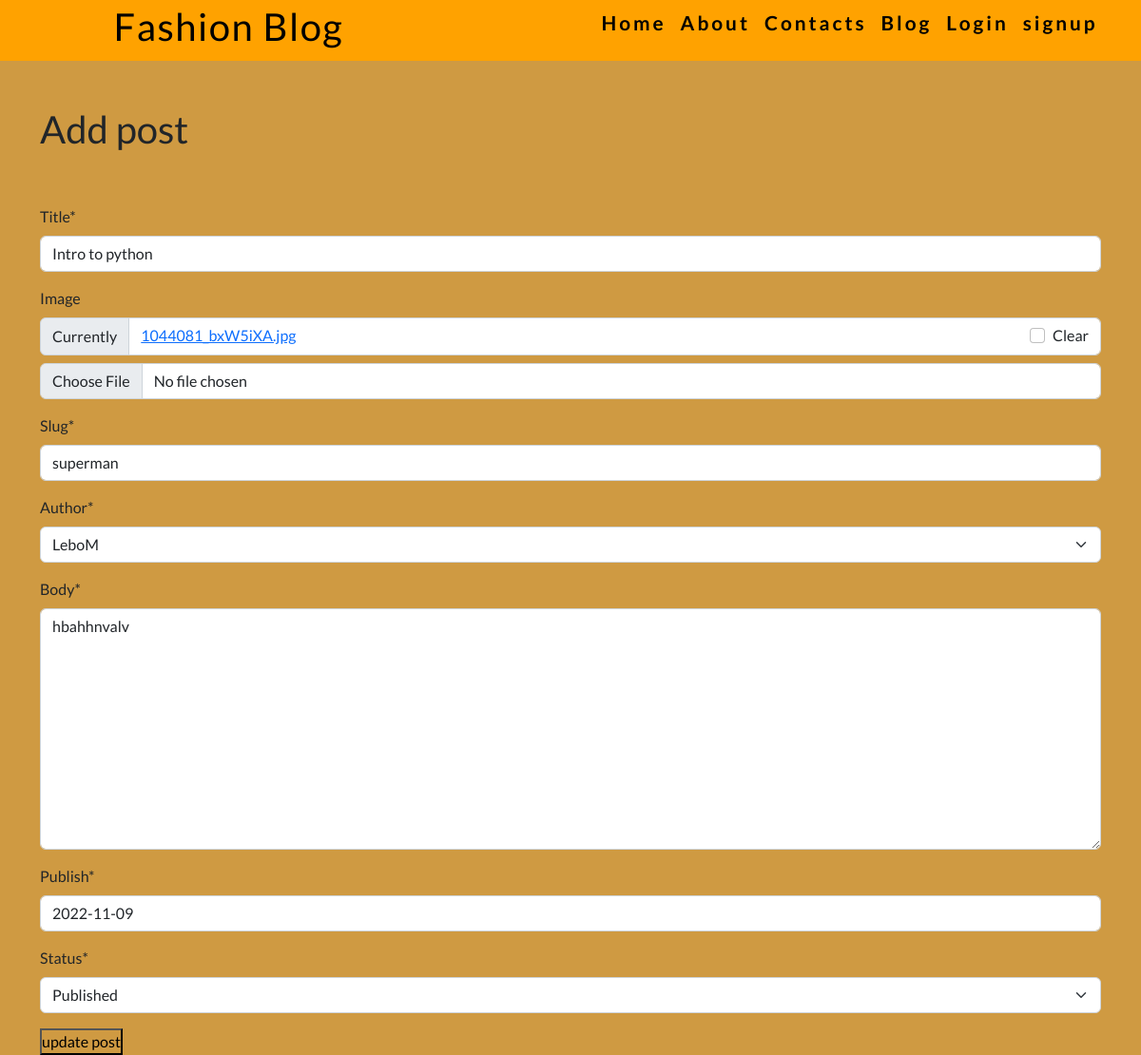
The app's page /update_post/11/ with its own data.
### blog/models.py (models this page shows, shortened)
class Post(models.Model):
    Status_choices=(("draft","Draft"),("published","Published"))
    title=models.CharField(max_length=255)
    image=models.ImageField(blank=True, null= True)
    slug=models.CharField(max_length=255,unique_for_date="publish")
    author=models.ForeignKey(User, on_delete=models.CASCADE, related_name="blog_post")
    body=models.TextField()
    publish=models.DateField(default=timezone.now)
    created=models.DateTimeField(auto_now_add=True)
    update=models.DateField(auto_now=True)
    status=models.CharField(max_length=10, choices=Status_choices, default="draft")
    class Meta:
     ordering=("-publish",)

### blog/views.py (the view)
# urls.py: path("update_post/<int:pk>/",EditPostView.as_view(),name='update-post'),
class EditPostView(UpdateView):
    model=Post
    template_name ='editPost.html'
    fields ='__all__'
    success_url = reverse_lazy('blog:profile')

### blog/templates/editPost.html (shortened to what this page needs)
{% extends 'base.html'%}
{% load crispy_forms_tags%}
{% block content%}
<div class="container">
<h1>Add post</h1> <br></br>
<form action="." method="post" enctype="multipart/form-data"</form>
    {{form|crispy}}
    <button type="submit">update post</button>
</div>
{% endblock %}

### static/css/app.css (style rules this page uses)
:root { --bg-color: rgba(200, 138, 37, 0.863); --text-color: rgb(0, 0, 0); --headline-color: black; --button-color: rgb(255, 162, 0); --accent-color: rgb(241, 255, 192); --headline-font:'Lato', sans-serif; --body-font: 'Work Sans', sans-serif; }
* { padding: 0; margin: 0; box-sizing: border-box; background-color:transparent; }

### records on screen
Post: title "Intro to python", slug "superman", author "LeboM", body "hbahhnvalv", publish "2022-11-09", status "Published"
